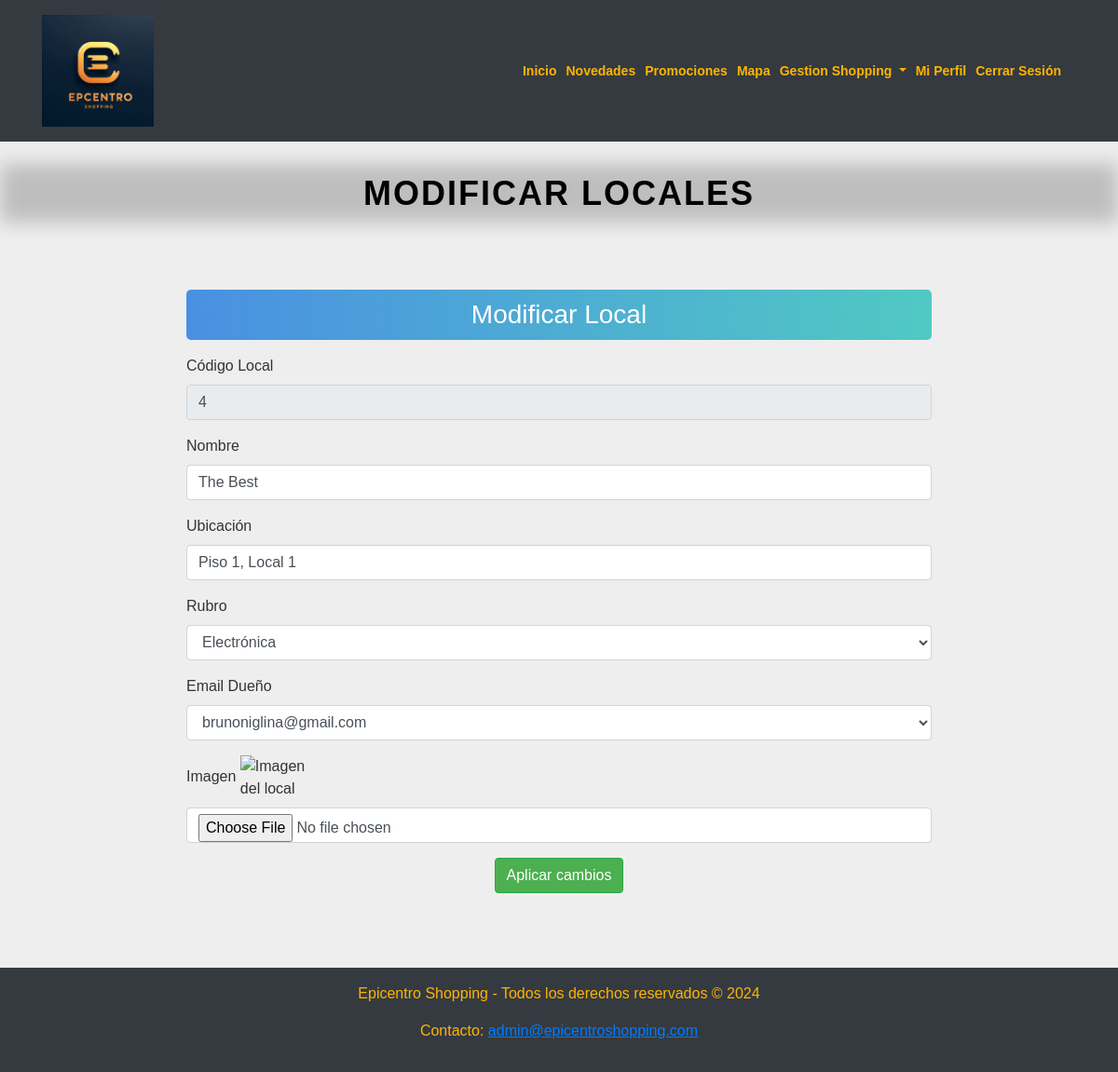
/editar_local.php?id=4 (signed in), run on the app's committed database.
### tables this page shows
CREATE TABLE `locales` (
  `id` int(11) NOT NULL,
  `nombre` varchar(255) NOT NULL,
  `ubicacion` varchar(50) NOT NULL,
  `rubro` varchar(20) NOT NULL,
  `idUsuario` int(11) NOT NULL,
  `imagen` longblob DEFAULT NULL,
  `last_updated` timestamp NOT NULL DEFAULT current_timestamp() ON UPDATE current_timestamp()
);

CREATE TABLE `usuarios` (
  `id` int(11) NOT NULL,
  `email` varchar(255) NOT NULL,
  `password` varchar(255) NOT NULL,
  `tipo` enum('Administrador','Dueño','Cliente') NOT NULL,
  `categoria` enum('Inicial','Medium','Premium') DEFAULT NULL,
  `validado` tinyint(1) DEFAULT 0,
  `token_validacion` varchar(255) DEFAULT NULL
);

### private/functions_locales.php (called while the page is built, shortened)
<?php
function get_local($id_local){
    include($_SERVER['DOCUMENT_ROOT'] . '/env/shopping_db.php');
    $qry_local = "SELECT * FROM locales WHERE id = '$id_local'";
    if(!($result_local = $conn->query($qry_local))){
        echo "Error: " . $sql . "<br>" . $conn->error;
    }else{
        $local = $result_local -> fetch_assoc();
        return $local;
    };
}
?>

### private/rubros.php (called while the page is built)
<?php
$rubros = [
    "Ropa" => "Ropa",
    "Electrónica" => "Electrónica",
    "Joyería" => "Joyería",
    "Calzado" => "Calzado",
    "Librería" => "Librería",
    "Alimentos" => "Alimentos",
    "Bebidas" => "Bebidas",
    "Farmacia" => "Farmacia",
    "Deportes" => "Deportes",
    "Muebles" => "Muebles",
    "Hogar" => "Hogar",
    "Automóviles" => "Automóviles",
    "Belleza" => "Belleza",
    "Viajes" => "Viajes",
    "Otros" => "Otros"
];?>

### private/functions_usuarios.php (called while the page is built, shortened)
<?php
function get_all_dueños(){
    include($_SERVER['DOCUMENT_ROOT'] . '/env/shopping_db.php');
    $qry_dueño = "SELECT * FROM usuarios WHERE tipo LIKE 'Dueno'";
    if(!($result_dueño = $conn->query($qry_dueño))){
        echo "Error: " . $sql . "<br>" . $conn->error;
    }else{
        $dueños = $result_dueño -> fetch_all(MYSQLI_ASSOC);
        return $dueños;
    };
}
?>

### editar_local.php (the view, shortened to what this page needs)
<?php
include './private/functions_locales.php';
include './private/functions_usuarios.php';
include './private/rubros.php';
if (isset($_GET['id'])) {
    $local = get_local($_GET['id']);
    $dueños = get_all_dueños();
}
?>
<!DOCTYPE html>
<html lang="es">
<head>
    <link rel="stylesheet" href="https://stackpath.bootstrapcdn.com/bootstrap/4.5.2/css/bootstrap.min.css">
    <link rel="stylesheet" href="./css/styles.css">
    <link rel="stylesheet" href="./css/styles_fondo_and_titles.css">
</head>
<body>
    <div class="wrapper">
    <?php include './includes/header.php'; ?>
    <h2 class="text-center my-4">Modificar locales</h2>
        <main>
            <section class="admin-section">
                <h1 class="admin-title">Modificar Local</h1>
                <form id="localesForm" method="POST" action="../private/update_local.php" enctype="multipart/form-data" class="form-style">
                    <div class="form-group">
                        <label for="codigo_local">Código Local</label>
                        <input type="text" id="codigo_local" name="id_local" value="<?php echo $local['id']; ?>" readonly class="form-control">
                    </div>
                    <div class="form-group">
                        <label for="nombre_local">Nombre</label>
                        <input type="text" id="nombre_local" name="nombre_local" value="<?php echo $local['nombre']; ?>" required class="form-control">
                    </div>
                    <div class="form-group">
                        <label for="ubicacion_local">Ubicación</label>
                        <input type="text" id="ubicacion_local" name="ubicacion_local" value="<?php echo $local['ubicacion']; ?>" required class="form-control">
                    </div>
                    <div class="form-group">
                        <label for="rubro_local">Rubro</label>
                        <select id="rubro_local" name="rubro_local" required class="form-control">
                            <?php foreach ($rubros as $label => $value): ?>
                                <option value="<?php echo $value; ?>" <?php echo ($value == $local['rubro']) ? 'selected' : ''; ?>>
                                    <?php echo $label; ?>
                                </option>
                            <?php endforeach; ?>
                        </select>
                    </div>
                    <div class="form-group">
                        <label for="email_dueño">Email Dueño</label>
                        <select id="email_dueño" name="id_dueño" required class="form-control">
                            <?php foreach ($dueños as $dueño): ?>
                                <option value="<?php echo $dueño['id']; ?>" <?php echo ($dueño['id'] == $local['idUsuario']) ? 'selected' : ''; ?>>
                                    <?php echo $dueño['email']; ?>
                                </option>
                            <?php endforeach; ?>
                        </select>
                    </div>
                    <div class="form-group">
                        <label for="imagen_local">Imagen</label>
                        <?php if (!empty($local['imagen'])): ?>
                            <img src="../private/visualizar_imagen.php?local_id=<?php echo $local['id']; ?>" alt="Imagen del local" style="max-width: 80px;
                            height: auto;">
                        <?php else: ?>
                            <p>No hay imagen disponible</p>
                        <?php endif; ?>
                        <input type="file" id="imagen_local" name="imagen_local" class="form-control mt-2" accept=".png, .jpeg, .jpg">
                    </div>
                    <div class="form-group text-center">
                        <button type="submit" class="btn btn-success">Aplicar cambios</button>
                    </div>
                </form>
            </section>
        </main>
        <?php include './includes/footer.php'; ?>
    </div>
</body>
</html>

### css/styles.css (style rules this page uses)
body { background-color: #fff; color: #333; font-family: Arial, sans-serif; margin: 0; padding: 0; line-height: 1.5; }
main { padding: 1rem; }
.wrapper { display: grid; min-height: 100vh; grid-template-rows: auto 1fr auto; }
h1 { font-size: 24px; text-align: center; margin-bottom: 1rem; }
button { padding: 10px 20px; font-size: 16px; border-radius: 5px; transition: background-color 0.3s ease; cursor: pointer; }
button.btn-success { background-color: #4CAF50; color: white; }
.admin-section { max-width: 800px; margin: 2rem auto; }
.admin-section h1 { color: white; font-size: 28px; padding: 10px 20px; background: linear-gradient(to right, #4A90E2, #50C9C3); border-radius: 5px; text-align: center; }

### css/styles_fondo_and_titles.css (style rules this page uses)
body { background: #ecebebd7; font-family: 'Arial', sans-serif; margin: 0; padding: 0; }
h2 { font-family: 'Arial', sans-serif; font-size: 36px; color: #000; text-align: center; text-transform: uppercase; position: relative; display: inline-block; margin: 20px 0; padding: 10px; letter-spacing: 2px; font-weight: bold; animation: fadeIn 2s ease-in-out; }
h2::before { content: ''; position: absolute; top: 0; left: 0; right: 0; bottom: 0; background: rgba(0, 0, 0, 0.2); z-index: -1; filter: blur(10px); animation: shadowMove 4s infinite alternate; }

### data on the page
locales: id_local "4", nombre_local "The Best", ubicacion_local "Piso 1, Local 1", rubro_local "Electrónica", id_dueño "brunoniglina@gmail.com"
